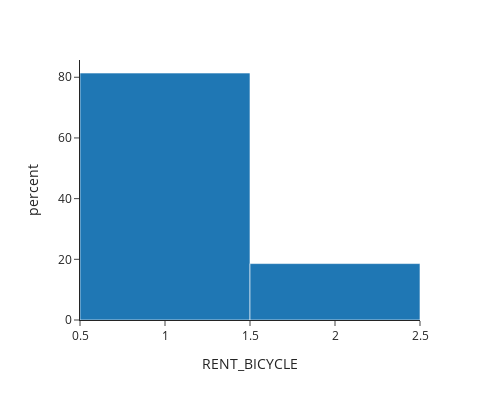

Notebook code for this chart:
### Markdown cell above
If Egress distance is within 1 km then 81.4 % of them are willing to use it for access only

### Code cell
df2=df.loc[(df['EGRESS_DIS_B'] ==1)]
df2=df2.loc[(df2['RENT_BICYCLE']==1) | (df2['RENT_BICYCLE']==2)]
print(df2.shape)
px.histogram(data_frame=df2,x='RENT_BICYCLE',histnorm='percent',width=500, height=400, template="simple_white",category_orders={"RENT_BICYCLE":["Access only","Egress only"]})

### Figure 1 — Plotly figure (JSON) as saved in the notebook; plotly's stock layout.template omitted (floating-point values rounded to 4 significant figures; data arrays with more than 128 entries replaced by an {"elided": "..."} marker saying what was removed)
{"data": [{"alignmentgroup": "True", "bingroup": "x", "histnorm": "percent", "hovertemplate": "RENT_BICYCLE=%{x}<br>percent=%{y}<extra></extra>", "legendgroup": "", "marker": {"color": "#1F77B4", "pattern": {"shape": ""}}, "name": "", "offsetgroup": "", "orientation": "v", "showlegend": false, "type": "histogram", "x": {"elided": "242 int values"}, "xaxis": "x", "yaxis": "y"}], "layout": {"barmode": "relative", "height": 400, "legend": {"tracegroupgap": 0}, "margin": {"t": 60}, "width": 500, "xaxis": {"anchor": "y", "categoryarray": ["Access only", "Egress only"], "categoryorder": "array", "domain": [0, 1], "title": {"text": "RENT_BICYCLE"}}, "yaxis": {"anchor": "x", "domain": [0, 1], "title": {"text": "percent"}}}}
